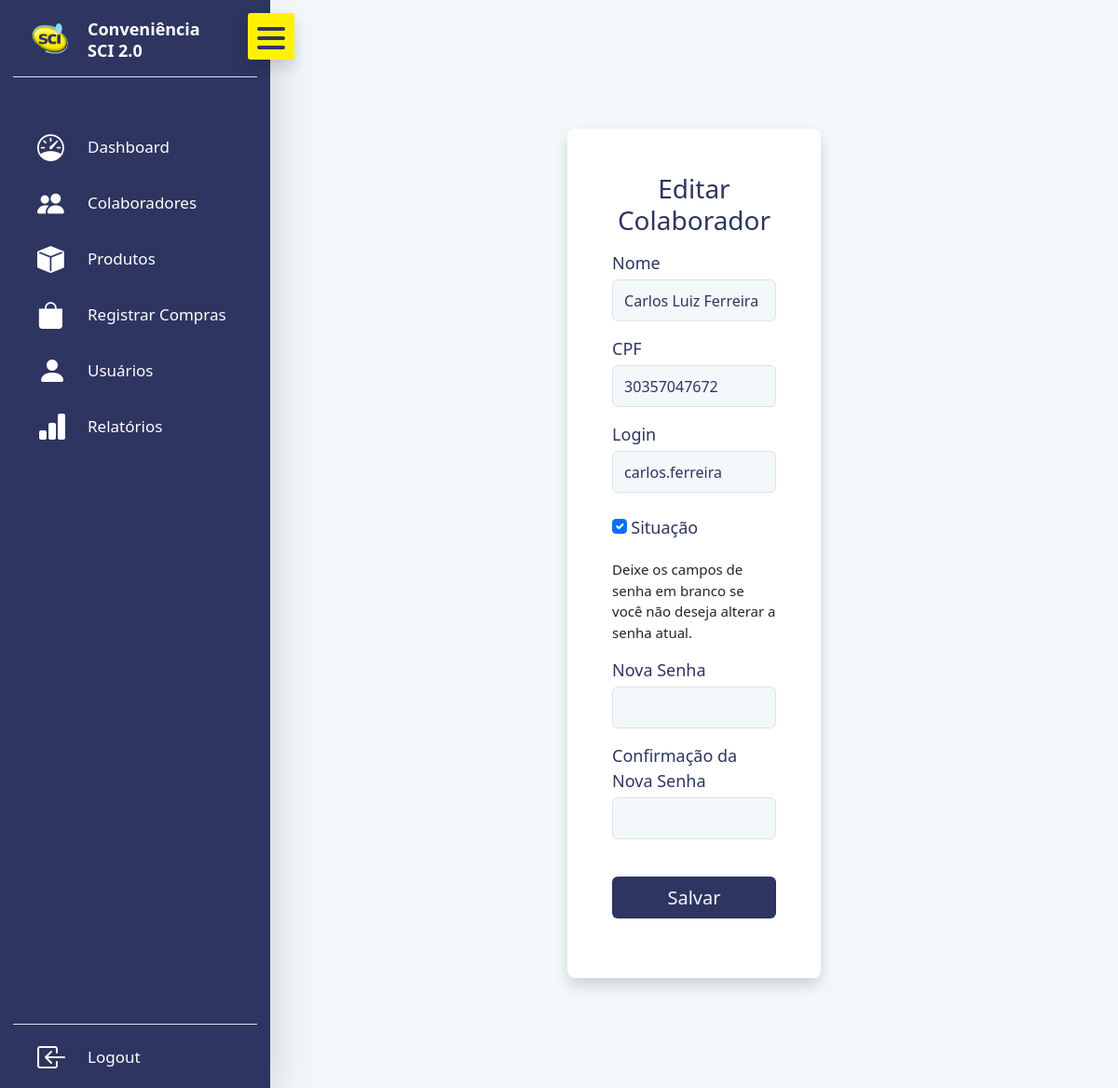
Screenshot of /colaboradores/3/editar/ (signed in) with the database file from the repository.
### colaboradores/models.py (models this page shows, shortened)
class Colaborador (models.Model):
    nome = models.CharField(max_length=150)
    cpf = models.CharField(max_length=11, unique=True)
    login = models.CharField(max_length=50, unique=True)
    senha = models.CharField(max_length=100)
    situacao = models.BooleanField(default=True)

### colaboradores/views.py (the view, shortened to what this page needs)
# urls.py: path('colaboradores/<int:colaborador_id>/editar/', views.EditarColaborador, name='EditarColaborador'),
@csrf_protect
@login_required(login_url='Login')
def EditarColaborador(request, colaborador_id):
    try:
        colaborador = Colaborador.objects.get(pk=colaborador_id)
        return render (request, 'colaboradores/editar_colaborador.html', {'colaborador': colaborador})
    except Exception as e:
        print(str(e))
        error_message = ('Ocorreu um erro ao tentar editar os dados do colaborador.')
        return render (request, 'colaboradores/editar_colaborador.html', {'error_mssage': error_message})

### templates/colaboradores/editar_colaborador.html (shortened to what this page needs)
{% extends 'base.html' %}
{% block 'content' %}
    <div class="row justify-content-center" style="background-color: transparent; height: 50px; margin-bottom: 40px;">
    </div>
    <div class="row justify-content-center" style="margin-bottom: 70px;">
        <div class="col-5">
            <div class="p-4 p-md-5 shadow rounded-3" style="background-color: #FFFFFF;">
                <div class="text-center mb-3" style="color: #2D3560;">
                    <h3>
                        Editar Colaborador
                    </h3>
                </div>
                <div>
                    <form action="{% url 'EditarColaborador' colaborador.id %}" method="POST">
                        <div class="mb-3">
                            <label for="nome" class="form-label" style="font-size: large; margin-bottom: 4px; color: #2D3560;">Nome</label>
                            <input type="text" class="form-control" id="nome"  name="nome" value="{{ colaborador.nome }}" style="height: 45px; background-color: #F3F8FA; color: #2D3560;" required>
                        </div>
                        <div class="mb-3">
                            <label for="cpf" class="form-label" style="font-size: large; margin-bottom: 4px; color: #2D3560;">CPF</label>
                            <input type="text" class="form-control" id="cpf"  name="cpf" value="{{ colaborador.cpf }}" maxlength="11" pattern="[0-9]*" style="height: 45px; background-color: #F3F8FA; color: #2D3560;" required>
                        </div>
                        <div class="mb-4">
                            <label for="login" class="form-label" style="font-size: large; margin-bottom: 4px; color: #2D3560;">Login</label>
                            <input type="text" class="form-control" id="login"  name="login" value="{{ colaborador.login }}" style="height: 45px; background-color: #F3F8FA; color: #2D3560;" required>
                        </div>
                        <div class="mb-3">
                            <input type="checkbox" class="form-check-input" id="situacao" name="situacao" {% if colaborador.situacao %} checked {% endif %}>
                            <label for="situacao" class="form-check-label" style="font-size: large; margin-bottom: 4px; color: #2D3560;">Situação</label>
                        </div>
                        <div style="font-size: 15px;">
                            <p>Deixe os campos de senha em branco se você não deseja alterar a senha atual.</p>
                        </div>
                        <div class="mb-3">
                            <label for="nova_senha" class="form-label" style="font-size: large; margin-bottom: 4px; color: #2D3560;">Nova Senha</label>
                            <input type="password" class="form-control" id="nova_senha" name="nova_senha" style="height: 45px; background-color: #F3F8FA; color: #2D3560;">
                        </div>
                        <div style="margin-bottom: 40px;">
                            <label for="confirma_nova_senha" class="form-label" style="font-size: large; margin-bottom: 4px; color: #2D3560;">Confirmação da Nova Senha</label>
                            <input type="password" class="form-control" id="confirma_nova_senha" name="confirma_nova_senha" style="height: 45px;background-color: #F3F8FA; color: #2D3560;">
                        </div>
                        <div class="d-flex justify-content-center mb-3">
                            <button type="submit" class="btn text-light fs-5" style="height: 45px; width: 300px; background-color: #2D3560;">Salvar</button>
                        </div>
                    </form>
                </div>
            </div>
        </div>
    </div>
{% endblock %}

### static/base/base.css (style rules this page uses)
* { margin: 0; padding: 0; box-sizing: border-box; }
:root { --tran-03: all 0.2s ease; --tran-03: all 0.3s ease; --tran-04: all 0.4s ease; --tran-05: all 0.5s ease; }
body { min-height: 100vh; transition: var(--tran-05); }

### rows the page displays
Colaborador: nome "Carlos Luiz Ferreira", cpf "30357047672", login "carlos.ferreira", situacao "☑"
